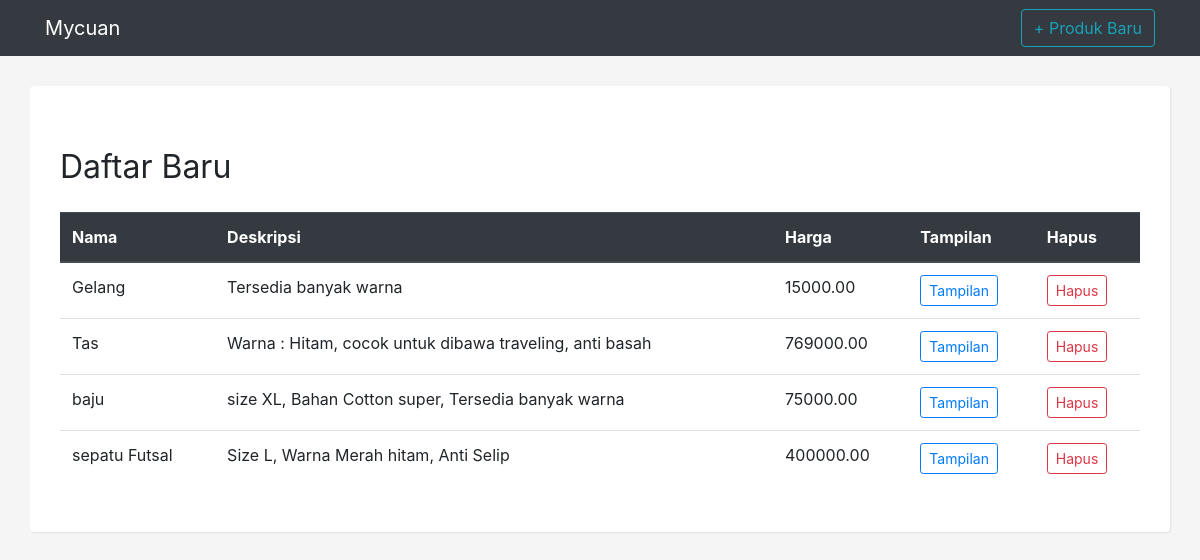
The page / on the database its author committed.
### products/models.py (models this page shows, shortened)
class Product(models.Model):
    name = models.CharField('Nama', max_length=100)
    description = models.TextField('Deskripsi', blank=True)
    price = models.DecimalField('Harga', decimal_places=2, max_digits=8)
    created = models.DateTimeField('Created', auto_now_add=True)
    changed = models.DateTimeField('Changed', auto_now=True)
    class Meta:
        ordering = ['name']

### products/views.py (the view)
# urls.py: path('', views.ProductList.as_view(), name='product_list'),
class ProductList(ListView):
    model = Product

### products/templates/products/product_list.html (shortened to what this page needs)
{% extends 'products/base.html' %}
{% block content %}
    <h1 class="my-4">
        <small>Daftar Baru</small>
    </h1>
    <div class="row">
    {% if object_list %}
        <div class="col-12" style="overflow-x: scroll">
            <table class="table">
              <thead class="thead-dark">
                <tr>
                    <th scope="col">Nama</th>
                    <th scope="col">Deskripsi</th>
                    <th scope="col">Harga</th>
                    <th scope="col">Tampilan</th>
                    <th scope="col">Hapus</th>
                </tr>
              </thead>
              <tbody>
                {% for product in object_list %}
                <tr>
                    <td>{{ product.name }}</td>
                    <td>{{ product.description }}</td>
                    <td>{{ product.price }}</td>
                    <td><a href="{% url 'product_view' product.id %}"><button type="button" class="btn btn-outline-primary btn-sm">Tampilan</button></a></td>
                    <td><a href="{% url 'product_delete' product.id %}"><button type="button" class="btn btn-outline-danger btn-sm">Hapus</button></a></td>
                </tr>
                {% endfor %}
              </tbody>
            </table>
        </div>
    {% else %}
    <div class="col-12">
        <div class="alert alert-warning" role="alert">
            There is no product, yet. But if you want, you can add from <a class="badge badge-info" href="{% url 'product_new' %}"><strong>here.</strong></a>
        </div>
    </div>
    {% endif %}
    </div>
{% endblock %}

### products/templates/products/base.html (shortened to what this page needs)
{% load static %}<!DOCTYPE html>
<html lang="en">
  <head>
    <link href="{% static 'css/bootstrap.min.css' %}" rel="stylesheet">
    <link href="{% static 'css/style.css' %}" rel="stylesheet">
  </head>
  <body>
    <nav class="navbar navbar-expand-lg navbar-dark bg-dark">
      <div class="container">
        <a class="navbar-brand" href="/">Mycuan</a>
        <div class="collapse navbar-collapse" id="navbarResponsive">
          <ul class="navbar-nav ml-auto">
            <li class="nav-item">
              <a class="btn btn-outline-info btn-md" href="{% url 'product_new' %}">+ Produk Baru</a>
            </li>
          </ul>
        </div>
      </div>
    </nav>
    <div class="container" id="app">
        {% block content %}
        {% endblock %}
    </div>
  </body>
</html>

### products/static/css/style.css (style rules this page uses)
body { background: whitesmoke }
#app { background: white; padding: 30px; margin: 30px auto; -webkit-box-shadow: 1px 1px 2px 0px rgba(224,224,224,1); -moz-box-shadow: 1px 1px 2px 0px rgba(224,224,224,1); box-shadow: 1px 1px 2px 0px rgba(224,224,224,1); border-radius: 4px; }

### rows shown on the page
Product: name "Gelang", description "Tersedia banyak warna", price "15000.00"
Product: name "Tas", description "Warna : Hitam, cocok untuk dibawa traveling, anti basah", price "769000.00"
Product: name "baju", description "size XL, Bahan Cotton super, Tersedia banyak warna", price "75000.00"
Product: name "sepatu Futsal", description "Size L, Warna Merah hitam, Anti Selip", price "400000.00"
